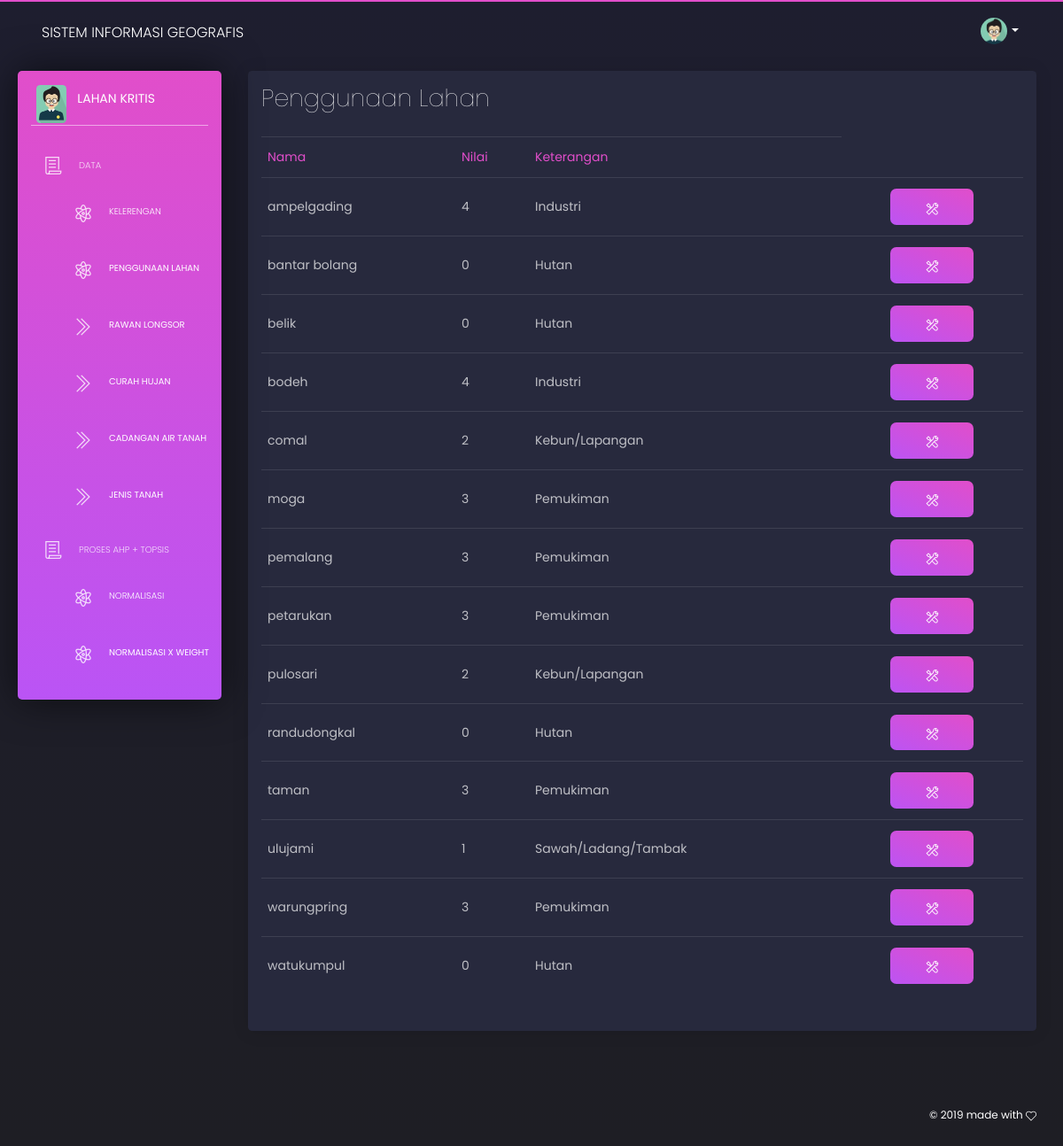
/coba2/index.php/lahan, run on the app's committed database.
### tables this page shows
CREATE TABLE `isi` (
  `nama` varchar(25) NOT NULL,
  `k` int(11) NOT NULL,
  `pl` int(11) NOT NULL,
  `rbl` int(11) NOT NULL,
  `ch` int(11) NOT NULL,
  `cat` int(11) NOT NULL,
  `jt` int(11) NOT NULL
);

### coba2/application/controllers/Lahan.php (called while the page is built, shortened)
<?php
class lahan extends CI_Controller {
	public function index(){
			$this->load->model("model_awal");
			$data['list_kec'] = $this->model_awal->load_kec();
			$this->load->view("sidebar");
			$this->load->view("nav");
			$this->load->view("pl",$data);
			$this->load->view("foot");
		}
}
?>

### coba2/index.php (called while the page is built, shortened)
<?php
require_once BASEPATH.'core/CodeIgniter.php';

### coba2/application/models/model_awal.php (called while the page is built, shortened)
<?php
Class Model_awal extends CI_Model{
	public function load_kec(){
		$sql = $this->db->query("SELECT * FROM isi");
		return $sql->result_array();
	}
}
?>

### coba2/application/views/pl.php (the view, shortened to what this page needs)
<div class="content">
  <div class="row">
    <div class="col-12">
      <div class="card ">
        <div class="card-header">
          <h2 class="card-title"> Penggunaan Lahan</h2>
        </div>
        <div class="card-body">
          <div class="table-responsive">
            <table class="table tablesorter " id="">
              <thead class=" text-primary">
                <tr>
                <td>Nama</td>
                <td>Nilai</td>
                <td>Keterangan</td>
                </tr>
              </thead>
            <tbody>
                <?php
            foreach ($list_kec as $row) {
            ?>
            <tr>
              <td><?php echo $row['nama']; ?></td>
              <td><?php echo $row['pl']; ?></td>
              <td><?php if($row['pl']=='1'){echo "Sawah/Ladang/Tambak";} elseif ($row['pl']=='0'){echo "Hutan";} elseif ($row['pl']=='2'){echo "Kebun/Lapangan";} elseif ($row['pl']=='3'){echo "Pemukiman";} else{echo "Industri";}  ?> </td>
               <td class="text-center">
                <button type="button" class="btn btn-primary btn-xs" data-toggle="modal" data-target="#edit<?php echo $row['nama']; ?>"><i class="tim-icons icon-settings"></i></button>
              </td>
              <?php } ?>
            </tr>
          </tbody>
            </table>
          </div>
        </div>
      </div>
    </div>
  </div>
</div>

### data on the page
isi: nama "ampelgading", pl "4", shows "Industri"
isi: nama "bantar bolang", pl "0", shows "Hutan"
isi: nama "belik", pl "0", shows "Hutan"
isi: nama "bodeh", pl "4", shows "Industri"
isi: nama "comal", pl "2", shows "Kebun/Lapangan"
isi: nama "moga", pl "3", shows "Pemukiman"
isi: nama "pemalang", pl "3", shows "Pemukiman"
isi: nama "petarukan", pl "3", shows "Pemukiman"
isi: nama "pulosari", pl "2", shows "Kebun/Lapangan"
isi: nama "randudongkal", pl "0", shows "Hutan"
isi: nama "taman", pl "3", shows "Pemukiman"
isi: nama "ulujami", pl "1", shows "Sawah/Ladang/Tambak"
isi: nama "warungpring", pl "3", shows "Pemukiman"
isi: nama "watukumpul", pl "0", shows "Hutan"
